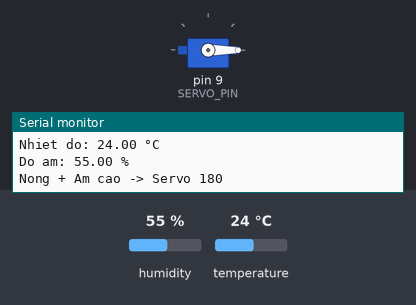
Recording of a sketch running on a simulated Arduino Uno, built with avr-gcc and run on an emulated ATmega328P. On the bench: servo, the last lines printed to the serial monitor. Inputs (shaded band) come from the test bench; at power-on: humidity 55 %, temperature 24 °C.

Above: at 4.6 s.
4.7 s: humidity set to 22 %
At 6.78 s:
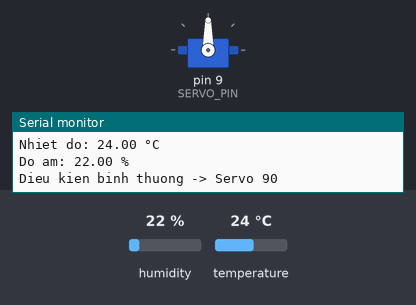
12.4 s: humidity set to 68 %
At 15.29 s:
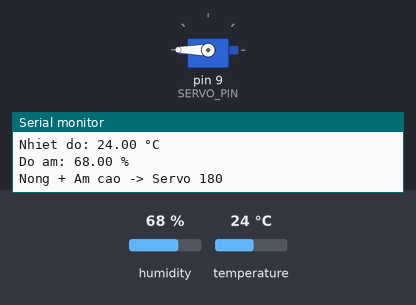
18.0 s: humidity set to 40 %
Timing chart, 0 to 28.3 s (numbered marks = the images above; inputs shaded):
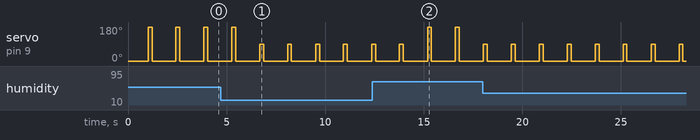

Measured:
- by itself, servo on pin 9 (SERVO_PIN): alternates 90° for 0.20 s and 0° for 1.2 s

The sketch:

Servo_NhietDo.ino
```cpp
#include <Servo.h>
#include <DHT.h>

// ===== DHT =====
#define DHTPIN 4
#define DHTTYPE DHT11     // nếu dùng DHT22 thì đổi thành DHT22
DHT dht(DHTPIN, DHTTYPE);

// ===== SERVO =====
#define SERVO_PIN 9
Servo myservo;


#define HUMI_THRESHOLD 50

void setup() {
  Serial.begin(9600);
  dht.begin();

  myservo.attach(SERVO_PIN);
  myservo.write(0);

  Serial.println("DHT + Servo san sang...");
}

void loop() {
  delay(1000); // DHT đọc chậm

  float tempC = dht.readTemperature();
  float humidity = dht.readHumidity();

  if (isnan(tempC) || isnan(humidity)) {
    Serial.println("Loi doc DHT!");
    return;
  }

  Serial.print("Nhiet do: ");
  Serial.print(tempC);
  Serial.println(" °C");

  Serial.print("Do am: ");
  Serial.print(humidity);
  Serial.println(" %");

  if (humidity > HUMI_THRESHOLD) {
    Serial.println("Nong + Am cao -> Servo 180");
    myservo.write(180);
    delay(200);
    myservo.write(0);
  } else {
    Serial.println("Dieu kien binh thuong -> Servo 90");
    myservo.write(90);
    delay(200);
    myservo.write(0);
  }

  delay(200);
}
```
